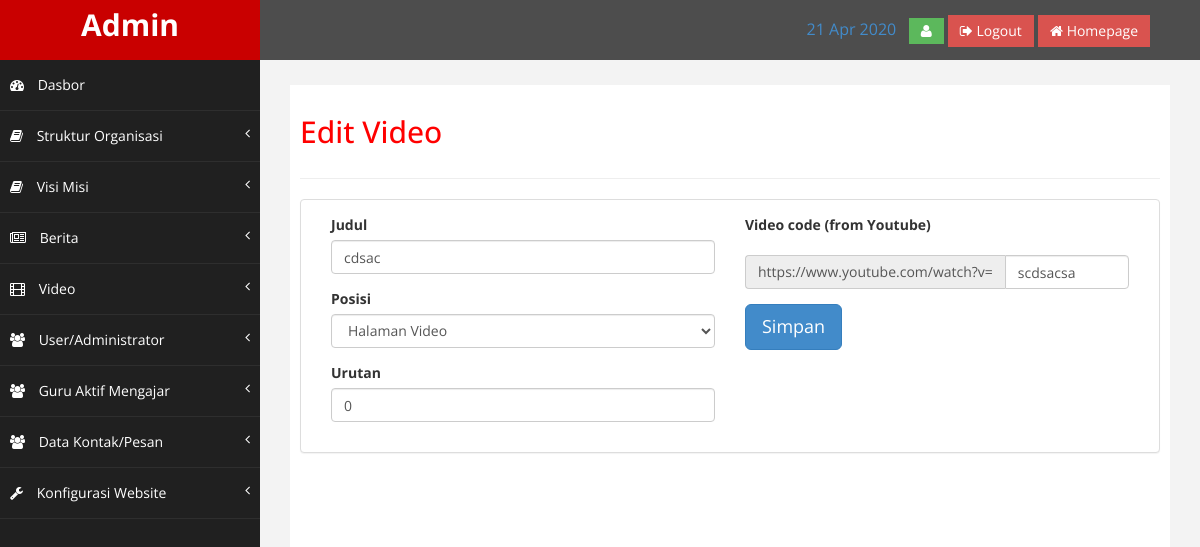
The page /admin/video/edit/3 on the database its author committed.
### tables this page shows
CREATE TABLE `video`  (
  `id_video` int(11) NOT NULL AUTO_INCREMENT,
  `judul` varchar(200) NOT NULL,
  `posisi` varchar(20) NOT NULL,
  `keterangan` text NULL,
  `video` varchar(200) NOT NULL,
  `urutan` int(11) NULL DEFAULT NULL,
  `id_user` int(11) NOT NULL,
  `tanggal` timestamp(0) NOT NULL DEFAULT CURRENT_TIMESTAMP ON UPDATE CURRENT_TIMESTAMP(0),
  PRIMARY KEY (`id_video`) USING BTREE
);

### application/models/Video_model.php (called while the page is built, shortened)
<?php
class Video_model extends CI_Model
{
	public function detail($id_video)
	{
		$query = $this->db->get_where('video', array('id_video'  => $id_video));
		return $query->row();
	}
}

### application/controllers/admin/Video.php (called while the page is built, shortened)
<?php
class Video extends CI_Controller
{
	public function __construct()
	{
		$this->load->model('video_model');
	}
	public function edit($id_video)
	{
		$video = $this->video_model->detail($id_video);
		$valid = $this->form_validation;
		$valid->set_rules(
			'judul',
			'Judul',
			'required',
			array('required' => 'Judul harus diisi')
		);
		$valid->set_rules(
			'video',
			'Video',
			'required',
			array('required' => 'Video harus diisi')
		);
		if ($valid->run() === FALSE) {
			$data = array(
				'title' 	=> 'Edit Video',
				'video'	=> $video,
				'isi' 	=> 'admin/video/edit'
			);
			$this->load->view('admin/layout/wrapper', $data);
		}
	}
}

### index.php (called while the page is built, shortened)
<?php
require_once BASEPATH.'core/CodeIgniter.php';

### application/views/admin/layout/content.php (called while the page is built)
<?php
if ($isi) {
	$this->load->view($isi);
}

### application/views/admin/layout/wrapper.php (called while the page is built)
<?php
require_once('head.php');
require_once('header.php');
require_once('nav.php');
require_once('content.php');
require_once('footer.php');

### application/views/admin/video/edit.php (the view, shortened to what this page needs)
<?php
	echo form_open(base_url('admin/video/edit/' . $video->id_video));
?>
		<div class="col-md-6">
			<div class="form-group">
				<label>Judul</label>
				<input type="text" name="judul" class="form-control" placeholder="Judul video" value="<?php echo $video->judul ?>">
			</div>
			<div class="form-group">
				<label>Posisi</label>
				<select name="posisi" class="form-control">
					<option value="Video">Halaman Video</option>
				</select>
			</div>
			<div class="form-group">
				<label>Urutan</label>
				<input type="number" name="urutan" class="form-control" placeholder="Urutan video" value="<?php echo $video->urutan ?>">
			</div>
		</div>
		<div class="col-md-6">
			<div class="form-group">
				<label>Video code (from Youtube)</label>
			</div>
			<div class="form-group input-group">
				<span class="input-group-addon">https://www.youtube.com/watch?v=</span>
				<input type="text" name="video" class="form-control" placeholder="Kode video Youtube" value="<?php echo $video->video ?>" />
			</div>
			<div class="form-group">
				<input type="submit" name="submit" class="btn btn-primary btn-lg" value="Simpan">
			</div>
		</div>
<?php echo form_close() ?>

### assets/admin/assets/css/custom.css (style rules this page uses)
body { font-family: 'Open Sans', sans-serif; }

### rows shown on the page
video: judul "cdsac", urutan "0", video "scdsacsa"

### other values the page prints
$title "Edit Video"
